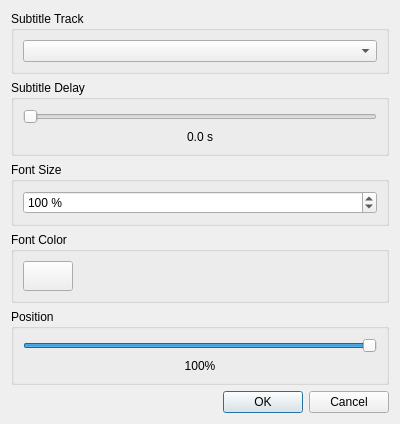
<?xml version="1.0" encoding="UTF-8"?>
<ui version="4.0">
 <class>SubtitleSettingsDialog</class>
 <widget class="QDialog" name="SubtitleSettingsDialog">
  <property name="geometry">
   <rect>
    <x>0</x>
    <y>0</y>
    <width>400</width>
    <height>300</height>
   </rect>
  </property>
  <property name="windowTitle">
   <string>Subtitle Settings</string>
  </property>
  <layout class="QVBoxLayout" name="verticalLayout">
   <item>
    <widget class="QGroupBox" name="trackGroup">
     <property name="title">
      <string>Subtitle Track</string>
     </property>
     <layout class="QVBoxLayout" name="verticalLayout_2">
      <item>
       <widget class="QComboBox" name="trackComboBox"/>
      </item>
     </layout>
    </widget>
   </item>
   <item>
    <widget class="QGroupBox" name="delayGroup">
     <property name="title">
      <string>Subtitle Delay</string>
     </property>
     <layout class="QVBoxLayout" name="verticalLayout_3">
      <item>
       <widget class="QSlider" name="delaySlider">
        <property name="orientation">
         <enum>Qt::Horizontal</enum>
        </property>
       </widget>
      </item>
      <item>
       <widget class="QLabel" name="delayLabel">
        <property name="text">
         <string>0.0 s</string>
        </property>
        <property name="alignment">
         <set>Qt::AlignCenter</set>
        </property>
       </widget>
      </item>
     </layout>
    </widget>
   </item>
   <item>
    <widget class="QGroupBox" name="sizeGroup">
     <property name="title">
      <string>Font Size</string>
     </property>
     <layout class="QVBoxLayout" name="verticalLayout_4">
      <item>
       <widget class="QSpinBox" name="sizeSpinBox">
        <property name="suffix">
         <string> %</string>
        </property>
        <property name="minimum">
         <number>10</number>
        </property>
        <property name="maximum">
         <number>200</number>
        </property>
        <property name="value">
         <number>100</number>
        </property>
       </widget>
      </item>
     </layout>
    </widget>
   </item>
   <item>
    <widget class="QGroupBox" name="colorGroup">
     <property name="title">
      <string>Font Color</string>
     </property>
     <layout class="QHBoxLayout" name="horizontalLayout">
      <item>
       <widget class="QPushButton" name="colorButton">
        <property name="minimumSize">
         <size>
          <width>50</width>
          <height>30</height>
         </size>
        </property>
        <property name="maximumSize">
         <size>
          <width>50</width>
          <height>30</height>
         </size>
        </property>
       </widget>
      </item>
      <item>
       <spacer name="horizontalSpacer">
        <property name="orientation">
         <enum>Qt::Horizontal</enum>
        </property>
        <property name="sizeHint" stdset="0">
         <size>
          <width>40</width>
          <height>20</height>
         </size>
        </property>
       </spacer>
      </item>
     </layout>
    </widget>
   </item>
   <item>
    <widget class="QGroupBox" name="positionGroup">
     <property name="title">
      <string>Position</string>
     </property>
     <layout class="QVBoxLayout" name="verticalLayout_5">
      <item>
       <widget class="QSlider" name="positionSlider">
        <property name="orientation">
         <enum>Qt::Horizontal</enum>
        </property>
        <property name="maximum">
         <number>100</number>
        </property>
        <property name="value">
         <number>100</number>
        </property>
       </widget>
      </item>
      <item>
       <widget class="QLabel" name="positionLabel">
        <property name="text">
         <string>100%</string>
        </property>
        <property name="alignment">
         <set>Qt::AlignCenter</set>
        </property>
       </widget>
      </item>
     </layout>
    </widget>
   </item>
   <item>
    <widget class="QDialogButtonBox" name="buttonBox">
     <property name="orientation">
      <enum>Qt::Horizontal</enum>
     </property>
     <property name="standardButtons">
      <set>QDialogButtonBox::Cancel|QDialogButtonBox::Ok</set>
     </property>
    </widget>
   </item>
  </layout>
 </widget>
 <resources/>
 <connections>
  <connection>
   <sender>buttonBox</sender>
   <signal>accepted()</signal>
   <receiver>SubtitleSettingsDialog</receiver>
   <slot>accept()</slot>
   <hints>
    <hint type="sourcelabel">
     <x>248</x>
     <y>254</y>
    </hint>
    <hint type="destinationlabel">
     <x>157</x>
     <y>274</y>
    </hint>
   </hints>
  </connection>
  <connection>
   <sender>buttonBox</sender>
   <signal>rejected()</signal>
   <receiver>SubtitleSettingsDialog</receiver>
   <slot>reject()</slot>
   <hints>
    <hint type="sourcelabel">
     <x>316</x>
     <y>260</y>
    </hint>
    <hint type="destinationlabel">
     <x>286</x>
     <y>274</y>
    </hint>
   </hints>
  </connection>
 </connections>
</ui>
